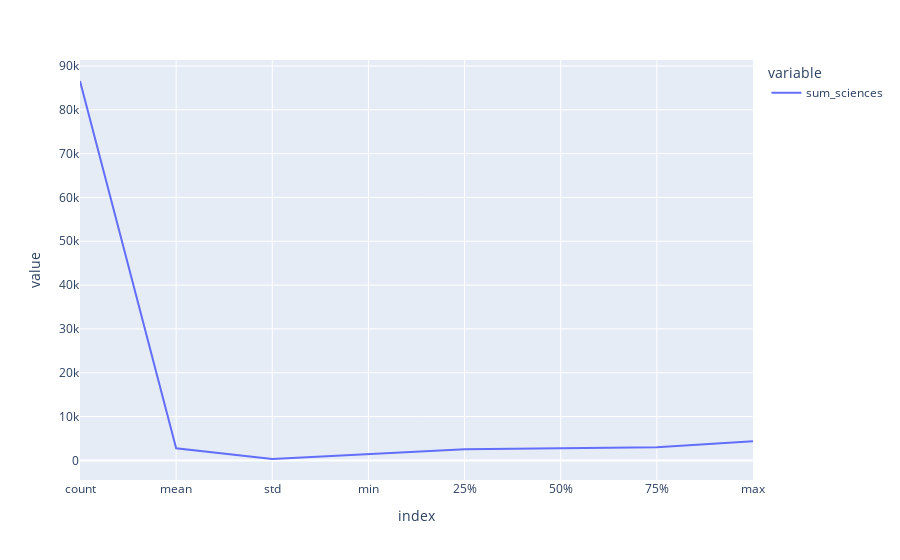

Notebook source saved alongside this figure:
### Code cell
fig = px.line(sci_com.sum_sciences.describe())
fig.show()

### Figure 1 — Plotly figure (JSON) as saved in the notebook; plotly's stock layout.template omitted (floating-point values rounded to 4 significant figures)
{"data": [{"hovertemplate": "variable=sum_sciences<br>index=%{x}<br>value=%{y}<extra></extra>", "legendgroup": "sum_sciences", "line": {"color": "#636efa", "dash": "solid"}, "marker": {"symbol": "circle"}, "mode": "lines", "name": "sum_sciences", "orientation": "v", "showlegend": true, "type": "scatter", "x": ["count", "mean", "std", "min", "25%", "50%", "75%", "max"], "xaxis": "x", "y": [86570, 2779.0, 317.4, 1500, 2559, 2774, 2993, 4350], "yaxis": "y"}], "layout": {"autosize": true, "legend": {"title": {"text": "variable"}, "tracegroupgap": 0}, "margin": {"t": 60}, "xaxis": {"anchor": "y", "autorange": true, "domain": [0, 1], "range": [0, 7], "title": {"text": "index"}, "type": "category"}, "yaxis": {"anchor": "x", "autorange": true, "domain": [0, 1], "range": [-4474.0, 91360.0], "title": {"text": "value"}, "type": "linear"}}}
